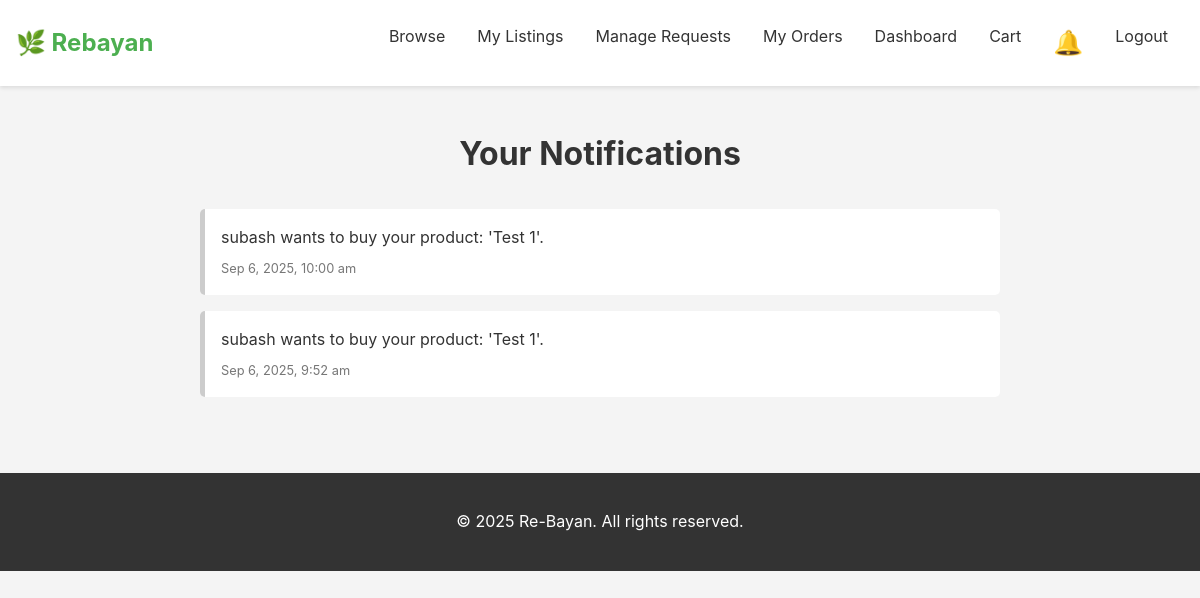
Screenshot of /notifications.php (signed in) with the database file from the repository.
### tables this page shows
CREATE TABLE `notifications` (
  `id` int(11) NOT NULL,
  `user_id` int(11) NOT NULL,
  `message` text NOT NULL,
  `link` varchar(255) DEFAULT NULL,
  `is_read` tinyint(1) NOT NULL DEFAULT 0,
  `created_at` timestamp NOT NULL DEFAULT current_timestamp()
);

### notifications.php (the view, shortened to what this page needs)
<?php
include 'templates/header.php';
$user_id = $_SESSION['user_id'];
$conn->execute_query("UPDATE notifications SET is_read = 1 WHERE user_id = ? AND is_read = 0", [$user_id]);
$stmt = $conn->prepare("SELECT * FROM notifications WHERE user_id = ? ORDER BY created_at DESC");
$stmt->bind_param("i", $user_id);
$stmt->execute();
$result = $stmt->get_result();
?>
<div class="page-header">
    <h1>Your Notifications</h1>
</div>
<div class="notifications-container">
    <?php if ($result->num_rows > 0): ?>
        <?php while($row = $result->fetch_assoc()): ?>
            <a href="<?= htmlspecialchars($row['link']) ?>" class="notification-item <?= ($row['is_read'] == 0 ? 'notification-unread' : '') ?>">
                <div class="notification-message"><?= htmlspecialchars($row['message']) ?></div>
                <div class="notification-time"><?= date('M j, Y, g:i a', strtotime($row['created_at'])) ?></div>
            </a>
        <?php endwhile; ?>
    <?php else: ?>
        <p>You have no notifications.</p>
    <?php endif; ?>
</div>
<?php include 'templates/footer.php'; ?>

### templates/header.php (shortened to what this page needs)
<!DOCTYPE html>
<html lang="en">
<head>
    <link rel="stylesheet" href="css/style.css">
</head>
<body>
    <header>
        <nav class="navbar">
            <a href="index.php" class="logo">🌿 Rebayan</a>
            <ul class="nav-links" id="nav-links">
                <?php if (isset($_SESSION['user_id'])): ?>
                    <li><a href="index.php">Browse</a></li>
                    <li><a href="my_listings.php">My Listings</a></li>
                    <li><a href="manage_requests.php">Manage Requests</a></li>
                    <li><a href="my_orders.php">My Orders</a></li>
                    <li><a href="dashboard.php">Dashboard</a></li>
                    <li><a href="cart.php">Cart</a></li>
                    <li class="nav-icon">
                        <a href="notifications.php" class="notification-bell">
                            🔔
                        </a>
                    </li>
                    <li><a href="logout.php">Logout</a></li>
                <?php else: ?>
                    <li><a href="index.php">Browse</a></li>
                    <li><a href="login.php">Login</a></li>
                    <li><a href="register.php">Sign Up</a></li>
                <?php endif; ?>
            </ul>
        </nav>
    </header>
    <main class="container">

### templates/footer.php (shortened to what this page needs)
</main>
    <footer>
        <p>&copy; <?php echo date("Y"); ?> Re-Bayan. All rights reserved.</p>
    </footer>
</body>
</html>

### css/style.css (style rules this page uses)
:root { --primary-color: #4CAF50; --background-color: #f4f4f4; --text-color: #333; --card-bg-color: #fff; --border-color: #ddd; }
body { font-family: -apple-system, BlinkMacSystemFont, "Segoe UI", Roboto, Helvetica, Arial, sans-serif; margin: 0; background-color: var(--background-color); color: var(--text-color); line-height: 1.6; }
.container { padding: 20px; }
.navbar { background-color: var(--card-bg-color); padding: 1rem; box-shadow: 0 2px 4px rgba(0,0,0,0.1); display: flex; justify-content: space-between; align-items: center; position: relative; }
.logo { font-size: 1.5em; font-weight: bold; color: var(--primary-color); text-decoration: none; }
.nav-links { list-style: none; margin: 0; padding: 0; display: none; flex-direction: column; width: 100%; background-color: white; position: absolute; top: 65px; left: 0; box-shadow: 0 4px 8px rgba(0,0,0,0.1); z-index: 1000; }
.nav-links li { text-align: center; border-top: 1px solid var(--border-color); }
.nav-links li a { text-decoration: none; color: var(--text-color); display: block; padding: 1rem; }
@media (min-width: 768px) { .container { max-width: 1200px; margin: 0 auto; } }
@media (min-width: 768px) { .nav-links { display: flex; flex-direction: row; position: static; width: auto; background-color: transparent; box-shadow: none; } }
@media (min-width: 768px) { .nav-links li { border-top: none; } }
@media (min-width: 768px) { .nav-links li a { padding: 0.5rem 1rem; } }
.page-header { text-align: center; margin-bottom: 30px; }
footer { text-align: center; margin-top: 40px; padding: 20px; background-color: #333; color: #fff; }
.nav-icon { display: flex; align-items: center; }
.notification-bell { position: relative; font-size: 1.5rem; padding: 0 1rem; color: #555; }
.notifications-container { max-width: 800px; margin: 0 auto; }
.notification-item { display: block; background-color: #fff; padding: 1rem; border-radius: 5px; margin-bottom: 1rem; text-decoration: none; color: var(--text-color); border-left: 5px solid #ccc; transition: background-color 0.3s; }
.notification-time { font-size: 0.8em; color: #777; margin-top: 0.5rem; font-weight: normal; }
.nav-icon { display: none; }
@media (min-width: 768px) { .nav-icon { display: flex; } }

### rows the page displays
notifications: message "subash wants to buy your product: 'Test 1'.", created_at "Sep 6, 2025, 10:00 am"
notifications: message "subash wants to buy your product: 'Test 1'.", created_at "Sep 6, 2025, 9:52 am"
